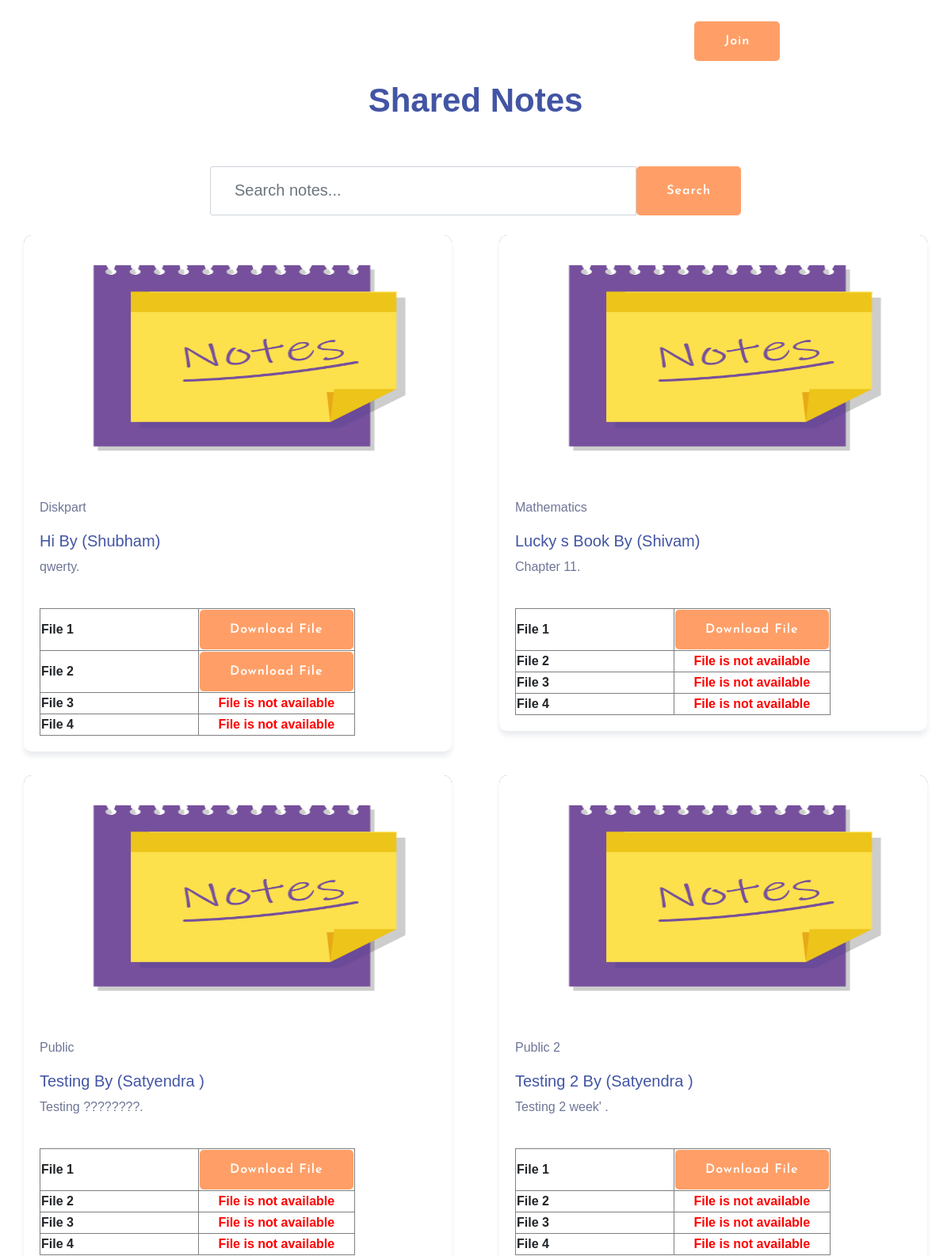
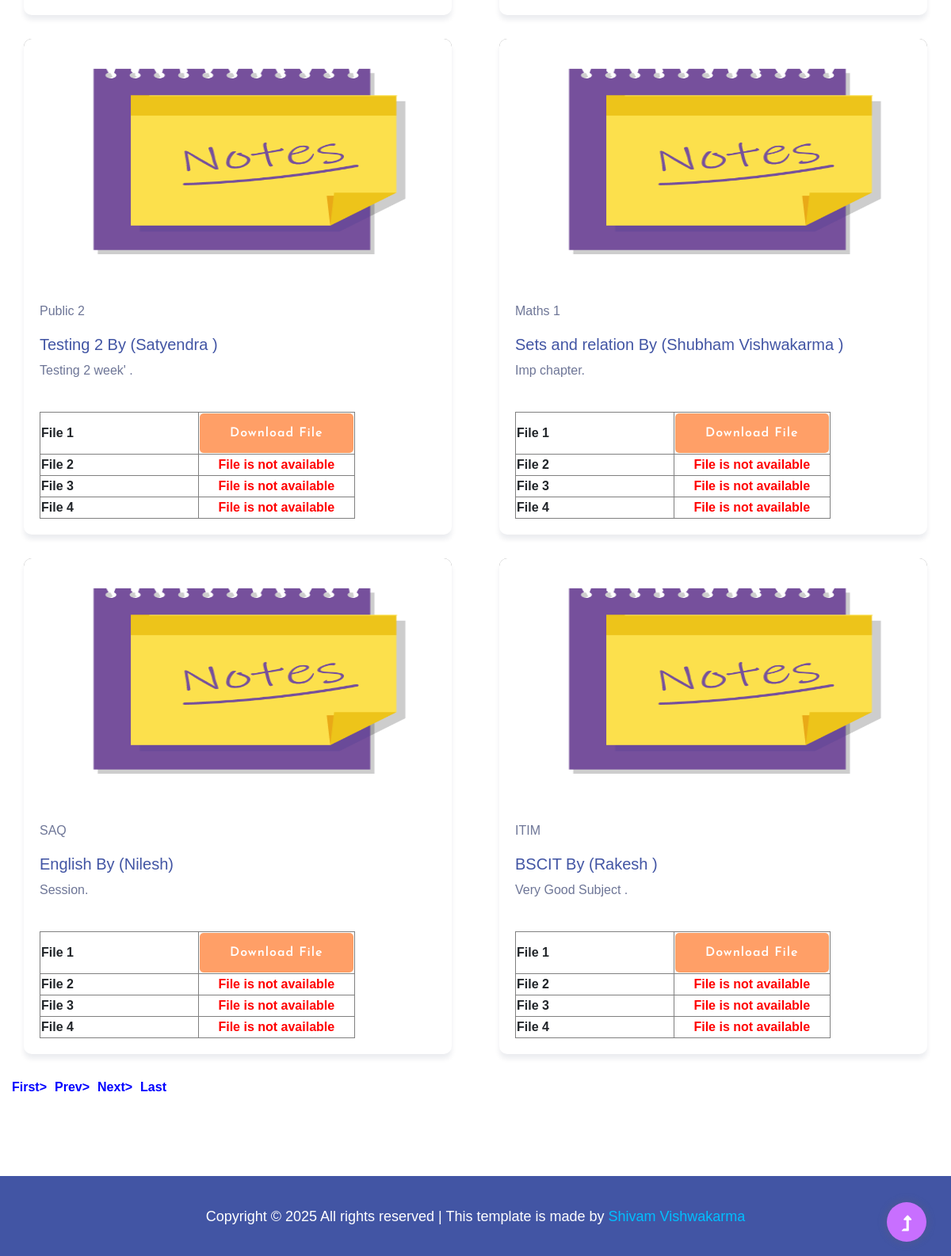
/notes.php, run on the app's committed database (2 pictures, top to bottom).
### tables this page shows
CREATE TABLE `tblnotes` (
  `ID` int(5) NOT NULL,
  `UserID` int(5) DEFAULT NULL,
  `Subject` varchar(250) DEFAULT NULL,
  `NotesTitle` varchar(250) DEFAULT NULL,
  `NotesDecription` longtext DEFAULT NULL,
  `File1` varchar(250) DEFAULT NULL,
  `File2` varchar(250) DEFAULT NULL,
  `File3` varchar(255) DEFAULT NULL,
  `File4` varchar(250) DEFAULT NULL,
  `CreationDate` timestamp NULL DEFAULT current_timestamp(),
  `UpdationDate` timestamp NULL DEFAULT NULL ON UPDATE current_timestamp()
);

CREATE TABLE `tbluser` (
  `ID` int(5) NOT NULL,
  `FullName` varchar(250) DEFAULT NULL,
  `MobileNumber` bigint(10) DEFAULT NULL,
  `Email` varchar(250) DEFAULT NULL,
  `Password` varchar(250) DEFAULT NULL,
  `RegDate` timestamp NULL DEFAULT current_timestamp()
);

### notes.php (the view, shortened to what this page needs)
<?php
include('user/includes/dbconnection.php');
?>
<!doctype html>
<html class="no-js" lang="zxx">
<head>
    <link rel="stylesheet" href="assets/css/bootstrap.min.css">
    <link rel="stylesheet" href="assets/css/owl.carousel.min.css">
    <link rel="stylesheet" href="assets/css/slicknav.css">
    <link rel="stylesheet" href="assets/css/flaticon.css">
    <link rel="stylesheet" href="assets/css/progressbar_barfiller.css">
    <link rel="stylesheet" href="assets/css/gijgo.css">
    <link rel="stylesheet" href="assets/css/animate.min.css">
    <link rel="stylesheet" href="assets/css/animated-headline.css">
    <link rel="stylesheet" href="assets/css/magnific-popup.css">
    <link rel="stylesheet" href="assets/css/fontawesome-all.min.css">
    <link rel="stylesheet" href="assets/css/themify-icons.css">
    <link rel="stylesheet" href="assets/css/slick.css">
    <link rel="stylesheet" href="assets/css/nice-select.css">
    <link rel="stylesheet" href="assets/css/style.css">
</head>
<body>
    <?php include_once('includes/header.php'); ?>
    <main>
        <div class="courses-area section-padding40 fix">
            <div class="container">
                <div class="row justify-content-center">
                    <div class="col-xl-7 col-lg-8">
                        <div class="section-tittle text-center mb-55">
                            <h2>Shared Notes </h2>
                        </div>
                    </div>
                </div>
                <div class="row justify-content-center mb-4">
                    <div class="col-xl-7 col-lg-8">
                        <form method="get" action="notes.php">
                            <div class="input-group mb-3">
                                <input type="text" class="form-control form-control-lg" name="search" placeholder="Search notes..." value="<?php echo isset($_GET['search']) ? htmlentities($_GET['search']) : ''; ?>" style="font-size: 2rem; padding: 3rem;">
                                <button class="btn btn-primary" type="submit">Search</button>
                            </div>
                        </form>
                    </div>
                </div>
                <div class="row">
                    <?php
                    if (isset($_GET['pageno'])) {
                        $pageno = $_GET['pageno'];
                    } else {
                        $pageno = 1;
                    }
                    $no_of_records_per_page = 10;
                    $offset = ($pageno - 1) * $no_of_records_per_page;
                    $search = isset($_GET['search']) ? $_GET['search'] : '';
                    $search_query = $search ? "WHERE tblnotes.NotesTitle LIKE :search OR tblnotes.NotesDecription LIKE :search" : '';
                    $ret = "SELECT ID FROM tblnotes $search_query";
                    $query1 = $dbh->prepare($ret);
                    $query1->execute();
                    $total_rows = $query1->rowCount();
                    $total_pages = ceil($total_rows / $no_of_records_per_page);
                    $sql = "SELECT tblnotes.*,tbluser.* from tblnotes join tbluser on tblnotes.UserID=tbluser.ID $search_query LIMIT $offset, $no_of_records_per_page";
                    $query = $dbh->prepare($sql);
                    $query->execute();
                    $results = $query->fetchAll(PDO::FETCH_OBJ);
                    if ($query->rowCount() > 0) {
                        foreach ($results as $row) { ?>
                            <div class="col-lg-6">
                                <div class="properties properties2 mb-30">
                                    <div class="properties__card">
                                        <div class="properties__img overlay1">
                                            <a href="#"><img src="assets/img/featured2.png" width="300" height="300" alt=""></a>
                                        </div>
                                        <div class="properties__caption">
                                            <p><?php echo htmlentities($row->Subject); ?></p>
                                            <h3><?php echo htmlentities($row->NotesTitle); ?> By
                                                (<?php echo htmlentities($row->FullName); ?>)</h3>
                                            <p><?php echo htmlentities($row->NotesDecription); ?>.
                                            </p>
                                            <p>
                                            <table border="1">
                                                <tr>
                                                    <th width="200"><strong>File 1</strong></th>
                                                    <td colspan="3" style="text-align: center;"><a
                                                            href="user/folder1/<?php echo $row->File1; ?>" download class="btn bnt-primary">Download
                                                            File</a></td>
                                                </tr>
                                                <?php if ($row->File2 == "") { ?>
                                                    <tr>
                                                        <th width="200"><strong>File 2</strong></th>
                                                        <td colspan="3" style="text-align: center;"><strong style="color: red">File
                                                                is not available</strong></td>
                                                    </tr><?php } else { ?>
                                                    <tr>
                                                        <th width="200"><strong>File 2</strong></th>
                                                        <td colspan="3" style="text-align: center;"><a
                                                                href="user/folder2/<?php echo $row->File2; ?>" download class="btn bnt-primary">Download
                                                                File</a></td>
                                                    </tr> <?php } ?>
                                                <?php if ($row->File3 == "") { ?>
                                                    <tr>
                                                        <th width="200"><strong>File 3</strong></th>
                                                        <td colspan="3" style="text-align: center;"><strong style="color: red">File
                                                                is not available</strong></td>
                                                    </tr><?php } ?>
                                                <?php if ($row->File4 == "") { ?>
                                                    <tr>
                                                        <th width="200"><strong>File 4</strong></th>
                                                        <td colspan="3" style="text-align: center;"><strong style="color: red">File
                                                                is not available</strong></td>
                                                    </tr><?php } ?></p>
                                        </div>
                                    </div>
                                </div>
                            </div>
                    <?php $cnt = $cnt + 1;
                        }
                    } ?>
                </div>
                <div align="left">
                    <ul class="pagination">
                        <li><a href="?pageno=1"><strong style="color:blue">First></strong></a></li>
                        <li class="<?php if ($pageno <= 1) {
                                        echo 'disabled';
                                    } ?>">
                            <a href="<?php if ($pageno <= 1) {
                                            echo '#';
                                        } else {
                                            echo "?pageno=" . ($pageno - 1);
                                        } ?>"><strong
                                    style="padding-left: 10px;color: blue;">Prev></strong></a>
                        </li>
                        <li class="<?php if ($pageno >= $total_pages) {
                                        echo 'disabled';
                                    } ?>">
                            <a
                                href="<?php if ($pageno >= $total_pages) {
                                            echo '#';
                                        } else {
                                            echo "?pageno=" . ($pageno + 1);
                                        } ?>"><strong
                                    style="padding-left: 10px;color: blue;">Next></strong></a>
                        </li>
                        <li><a href="?pageno=<?php echo $total_pages; ?>"><strong
                                    style="padding-left: 10px;color: blue;">Last</strong></a></li>
                    </ul>
                </div>
            </div>
        </div>
    </main>
    <?php include_once('includes/footer.php'); ?>
</body>
</html>

### includes/header.php (shortened to what this page needs)
<header>
    <div class="header-area header-transparent">
        <div class="main-header ">
            <div class="header-bottom  header-sticky">
                <div class="container-fluid">
                    <div class="row align-items-center">
                        <div class="col-xl-2 col-lg-2">
                            <div class="logo">
                                <a href="index.php"><h1 style="color: white;font-weight: bold;">Edutools.io</h1></a>
                            </div>
                        </div>
                        <div class="col-xl-10 col-lg-10">
                            <div class="menu-wrapper d-flex align-items-center justify-content-end">
                                <div class="main-menu d-none d-lg-block">
                                    <nav>
                                        <ul id="navigation">
                                            <li><a href="notes.php">Notes</a></li>
                                            <li class="button-header margin-left "><a href="user/signup.php" class="btn">Join</a></li>
                                            <li class="button-header"><a href="user/signin.php" class="btn btn3">Log in</a></li>
                                        </ul>
                                    </nav>
                                </div>
                            </div>
                        </div>
                        <div class="col-12">
                        </div>
                    </div>
                </div>
            </div>
        </div>
    </div>
</header>

### includes/footer.php
   <footer>
     <div class="footer-wrappper footer-bg">
        <div class="footer-bottom-area">
            <div class="container">
                <div class="footer-border">
                    <div class="row d-flex align-items-center">
                        <div class="col-xl-12 ">
                            <div class="footer-copy-right text-center">
                                <p>Copyright &copy; 2025 All rights reserved | This template is made by <a  style="color:deepskyblue;" href="https://www.instagram.com/i_shivamvishwakarma/"  target="_blank">Shivam Vishwakarma </a> </p>
                              </div>
                          </div>
                      </div>
                  </div>
              </div>
          </div>
      </div>
  </footer>
  <div id="back-top" >
    <a title="Go to Top" href="#"> <i class="fas fa-level-up-alt"></i></a>
</div>

### data on the page
tblnotes: Subject "Diskpart", NotesTitle "Hi", UserID.FullName "Shubham", NotesDecription "qwerty", File3 "File 3", File4 "File 4"
tblnotes: Subject "Mathematics", NotesTitle "Lucky s Book", UserID.FullName "Shivam", NotesDecription "Chapter 11", File2 "File 2", File3 "File 3", File4 "File 4"
tblnotes: Subject "Public", NotesTitle "Testing", UserID.FullName "Satyendra", NotesDecription "Testing ????????", File2 "File 2", File3 "File 3", File4 "File 4"
tblnotes: Subject "Public 2", NotesTitle "Testing 2", UserID.FullName "Satyendra", NotesDecription "Testing 2 week'", File2 "File 2", File3 "File 3", File4 "File 4"
tblnotes: Subject "Public 2", NotesTitle "Testing 2", UserID.FullName "Satyendra", NotesDecription "Testing 2 week'", File2 "File 2", File3 "File 3", File4 "File 4"
tblnotes: Subject "Maths 1", NotesTitle "Sets and relation", UserID.FullName "Shubham Vishwakarma", NotesDecription "Imp chapter", File2 "File 2", File3 "File 3", File4 "File 4"
tblnotes: Subject "SAQ", NotesTitle "English", UserID.FullName "Nilesh", NotesDecription "Session", File2 "File 2", File3 "File 3", File4 "File 4"
tblnotes: Subject "ITIM", NotesTitle "BSCIT", UserID.FullName "Rakesh", NotesDecription "Very Good Subject", File2 "File 2", File3 "File 3", File4 "File 4"
